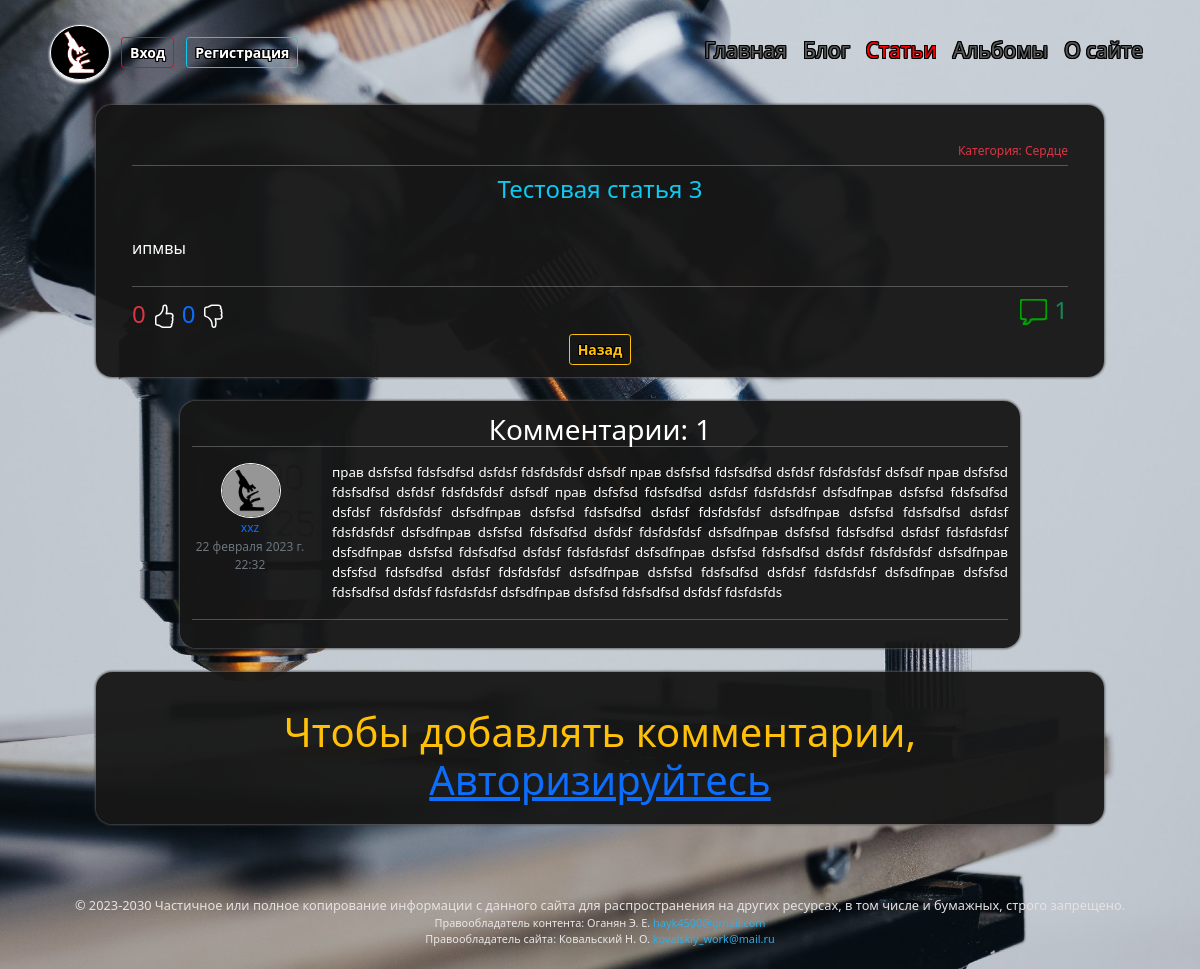
Page /articles/article/testovaya-statya-3/ on the committed database.
### articles/models.py (models this page shows, shortened)
class Article(models.Model):
    title = models.CharField(verbose_name='Статья', max_length=40, unique=True)
    slug = models.SlugField(max_length=40, unique=True, db_index=True, verbose_name='URL')
    body = RichTextUploadingField(verbose_name='Содержание')
    time_create = models.DateTimeField(verbose_name='Время создания', auto_now_add=True)
    is_published = models.BooleanField(verbose_name='Публикация', default=True)
    thematic = models.ForeignKey('Thematic', verbose_name='Тематика', on_delete=models.PROTECT, null=False)
    thumbsup = models.IntegerField(verbose_name='Нравится', default='0')
    thumbsdown = models.IntegerField(verbose_name='Не нравится', default='0')
    thumbs = models.ManyToManyField(CustomUser, verbose_name='Голосовали', related_name='thumbs_article', default=None, blank=True)
    def __str__(self):
        return self.title
    class Meta:
        verbose_name = "Статью"
        verbose_name_plural = "Статьи"
        ordering = ['-time_create']

class Thematic(models.Model):
    name = models.CharField(verbose_name='Тематика', max_length=40, db_index=True, unique=True)
    slug = models.SlugField(max_length=80, unique=True, db_index=True, verbose_name='URL')
    def __str__(self):
        return self.name
    class Meta:
        verbose_name = "Тематику"
        verbose_name_plural = "Тематики"

class Comments_Article(models.Model):
    article = models.ForeignKey(Article, on_delete= models.CASCADE, verbose_name='Название Статьи', related_name='comments_article' )
    author = models.ForeignKey(CustomUser, on_delete= models.CASCADE, verbose_name='Автор комментария', related_name='comments_article_author')
    create_date = models.DateTimeField(auto_now=True, verbose_name='Дата создания')
    text = models.TextField(max_length=700, verbose_name='Текст комментария')
    status = models.BooleanField(verbose_name='Видимость комментария', default=False)
    def text_100(self):
        if len(self.text) > 99:
            return u"%s..." % (self.text[:100],)
        else:
            return self.text
    text_100.short_description = 'Текст комментария'
    class Meta:
        verbose_name = "Комментарий статьи"
        verbose_name_plural = "Комментарии статей"
        ordering = ['-status', '-create_date',]

### users/models.py (models this page shows, shortened)
class CustomUser(AbstractUser):
    class Meta:
        verbose_name = 'Профили'
        verbose_name_plural = 'Профили'
    GENDERS = (
        ('', 'Не указано'),
        ('М', 'Мужчина'),
        ('Ж', 'Женщина'),
    )
    slug = models.SlugField(max_length=40, unique=True, db_index=True, verbose_name='URL')
    avatar = models.ImageField(verbose_name='Аватар', default='users/avatar/default/default_avatar.jpeg',
                                upload_to=user_directory_path, blank=True, )
    gender = models.CharField(verbose_name='Пол', max_length=1, choices=GENDERS, default='-', blank=True)
    age = models.PositiveSmallIntegerField(verbose_name='Возраст',null=True,  blank=True)
    birthday = models.DateField(verbose_name='Дата рождения', blank=True, null=True)
    email = models.EmailField(unique=True)
    def __str__(self):
        return self.username

### articles/views.py (the view, shortened to what this page needs)
# urls.py: path('article/<slug:article_slug>/', ArticleDetail.as_view(), name='article'),
class ArticleDetail(SuccessMessageMixin, FormMixin, DetailView):
    model = Article
    template_name = 'articles/article.html'
    context_object_name = 'article'
    slug_url_kwarg = 'article_slug'
    form_class = CommentArticleForm
    success_message = 'Комментарий успешно отправлен! Ожидайте проверку модератором!'
    def get_context_data(self, *, object_list=None, **kwargs):
        context = super().get_context_data(**kwargs)
        context['title'] = 'Статья - ' + str(context['article'])
        article = get_object_or_404(Article, slug=self.kwargs['article_slug'])
        def get_vote(self):
            votes = Votes_Article.objects.filter(user=self.request.user.id, article=article)
            if len(votes) == 0:
                return 'not_vote'
        context['vote_article'] = get_vote(self)
        comments = self.get_modereted_comments()
        context['comments'] = comments
        context['page_obj'] = comments
        return context
    def get_modereted_comments(self):
        queryset = self.object.comments_article.filter(status=True)
        paginator = Paginator(queryset, 6)
        page = self.request.GET.get('page')
        comments = paginator.get_page(page)
        return comments

### blog/context_processors.py (called while the page is built)
def menu_context_processor(request):
    return {'menu': menu, 'home': home}

### articles/templates/articles/article.html (shortened to what this page needs)
{% extends 'blog/include/base.html' %}
{% load static %}
{% block content %}
<div class="content">
    <span class="right" style="float:right;"> <p class="text-danger time">Категория: {{article.thematic}}</p></span><span class="left" style="float:left;"><p class="text-muted time">{{thematic.time_create|date}}</p></span>
    <br>
    <hr class="text-white" style="margin-top:0%; margin-bottom:1%">
    <h2 class="text-info fs-4 text-center">{{article.title}}</h2>
    <div class="card" style="background:rgba(0, 0, 0, 0);; border-radius: 0.5em;">
        {{article.body|safe}}
    </div>
    <hr class="text-white" style="margin-bottom:1%; margin-top: 1%;">
    <span class="right" style="float:right;">
        <ul class="lines">
             <li class="lines"><image class="btn-like" src="{% static 'blog/images/comment.png' %}" style="margin-top:0.2em; margin-right:7px;" width="27em"></image>
             <li class="lines"> <h4 class="text-success" style=" margin-bottom:0px;">{{comments.paginator.count|default:"нет"}}</h4>
        </ul>
    </span>
         <ul class="lines">
             <li class="lines"><span id="i_like_this" class="text-danger"><span id="up" style="margin-bottom:0px; font-size:24px;">{{article.thumbsup}}</span></span>
                  <a {% if request.user.is_authenticated %}
                    class="btn btn-link text-dark p-0 border-0 btn-outline-black thumbactionn" {% else %}
                    href="{% url 'login' %}" class="btn btn-link text-dark p-0 border-0 btn-outline-black"
                    {% endif %} value="thumbsup" data-toggle="tooltip" title="I like this" role="button">
                  </a>
             <li class="lines"> <span id="down"  class="text-primary" style="margin-bottom:0px; font-size:24px;">{{article.thumbsdown}}</span>
                  <a {% if request.user.is_authenticated %}
                    class="btn btn-link text-dark p-0 border-0 btn-outline-black thumbactionn" {% else %}
                    href="{% url 'login' %}" class="btn btn-link text-dark p-0 border-0 btn-outline-black"
                    {% endif %} value="thumbsdown" data-toggle="tooltip" title="I dont like this" role="button">
                  </a>
        </ul>
    <div class="text-center">
        <a><button type="button" onclick="history.back();" class="btn btn-outline-warning btn-sm btn-profile">Назад</button></a>
    </div>
</div>
    {% if not comments.paginator.count %}
<div class="content comment-content text-center">
    <h3 class="text-comment">Нет комментариев</h3>
</div>
    {%else%}
<div class="content comment-content text-center">
        <h3 class="text-comment" >Комментарии: {{comments.paginator.count}}</h3>
        <hr class="text-white" style="margin-top:0%">
        {%for c in comments %}
        <div class="one-comment">
                <div class="row">
                    <div class="col-lg-2 ">
                        <img class="logo_comment"  src='{{c.author.avatar.url}}' alt="Avatar" width="60em" height="55em" style="margin-right: 0px;">
                        <p class="text-primary time" >{{c.author}}</p></span>
                        <p class="text-muted time">{{c.create_date}}</p>
                    </div>
                    <div class="col-lg-10">
                        <p class="text-white text-one-comment">{{c.text}}</p>
                    </div>
                </div>
                <hr class="text-white" style="margin-top:0%">
        </div>
        {% endfor %}
</div>
    {% endif %}
    {% if user.is_authenticated %}
<div class="content comment-content text-center">
         <form action="" method="post">
         {% csrf_token %}
         <h3 class="text-center text-warning">Добавить комментарий</h3>
         {% for f in form %}
             <p class="form-comment text-center">{{f}}</p>
             <div class="form-error">{{f.errors}}</div>
             <div class="form-error">{{ form.non_field_errors }}</div>
         {% endfor %}
             <p class="warning-comment">Уважаемые пользователи! В нашем сообществе запрещено: призывать к насилию, оскорблять.
             </p>
             <p class="form-reg comment-btn"><button type="submit" class="btn btn-outline-success btn-reg">Добавить комментарий</button></p>
         </form>
</div>
    {%else%}
<div class="content text-center">
    <h1 class="fs-9 text-warning">Чтобы добавлять комментарии, <a href="{% url 'login' %}">Авторизируйтесь</a></h1>
</div>
    {%endif%}
{% endblock %}

### blog/static/blog/css/styles.css (style rules this page uses)
html { position: relative; min-height: 90%; }
body { background-repeat: no-repeat; background-position: center center; background-attachment: fixed; -webkit-background-size: cover; -moz-background-size: cover; -o-background-size: cover; background-size: cover; margin-bottom: 6%; background-color:rgba(23, 23, 23, 0.961); }
.btn { margin: 6px; font-weight: 648; text-shadow: 1px 0 rgb(0, 0, 0), -1px 0 rgb(0, 0, 0), 0 1px rgb(0, 0, 0), 0 -1px rgb(0, 0, 0), 1px 1px rgb(0, 0, 0), -1px -1px rgb(0, 0, 0), 1px -1px rgb(0, 0, 0), -1px 1px rgb(0, 0, 0); }
.content { margin-left: 8%; margin-right: 8%; margin-top: 2%; margin-bottom: 0.1%; padding: 3%; padding-bottom: 1%; border-radius: 1em; background-color:rgba(23, 23, 23, 0.961); box-shadow: 0 0px 3px rgb(141, 141, 141), 0 0px 3px rgb(0, 0, 0); }
.time { margin-top: 1%; margin-bottom: 1%; font-size: 12px; }
.btn-profile { margin: 0px; }
div .card { border: none; }
.text-comment { color: white; padding: 0px; margin: 0%; }
.comment-content { margin-left: 15%; margin-right: 15%; margin-bottom: 1%; padding: 1%; }
.text-one-comment { font-size: smaller; text-align:justify; }
.logo_comment { border-radius: 50%; margin-left: 1%; margin-right: 6px; border: 1px solid rgb(255, 255, 255); padding: 0.1px; }
ul.lines { margin:0px; padding:0px; }
.lines { display: flex; }
svg#thumbsup.up.bi.bi-hand-thumbs-up, svg#thumbsdown.down.bi.bi-hand-thumbs-down { color:white; }

### rows in the picture
Article: thematic "Сердце", title "Тестовая статья 3", body "ипмвы", thumbsup "0", thumbsdown "0"
Comments_Article: author.avatar (placeholder picture), author "xxz", create_date "22 февраля 2023 г. 22:32", text "прав dsfsfsd fdsfsdfsd dsfdsf fdsfdsfdsf dsfsdf прав dsfsfsd fdsfsdfsd dsfdsf fdsfdsfdsf dsfsdf прав dsfsfsd fdsfsdfsd dsfdsf fdsfdsfdsf dsfsdf прав dsfsfsd fdsfsdfsd dsfdsf fdsfdsfdsf dsfsdfправ dsfsfsd fdsfsdfsd dsfdsf fdsfdsfdsf dsfsdfправ dsfsfsd fdsfsdfsd dsfdsf fdsfdsfdsf dsfsdfправ dsfsfsd fdsfsdfsd dsfdsf fdsfdsfdsf dsfsdfправ dsfsfsd fdsfsdfsd dsfdsf fdsfdsfdsf dsfsdfправ dsfsfsd fdsfsdfsd dsfdsf fdsfdsfdsf dsfsdfправ dsfsfsd fdsfsdfsd dsfdsf fdsfdsfdsf dsfsdfправ dsfsfsd fdsfsdfsd dsfdsf fdsfdsfdsf dsfsdfправ dsfsfsd fdsfsdfsd dsfdsf fdsfdsfdsf dsfsdfправ dsfsfsd fdsfsdfsd dsfdsf fdsfdsfdsf dsfsdfправ dsfsfsd fdsfsdfsd dsfdsf fdsfdsfdsf dsfsdfправ dsfsfsd fdsfsdfsd dsfdsf fdsfdsfds"

### other values in the picture
{{ home.title }} "Главная"
{{ m.title }} "Блог" "Статьи" "Альбомы" "О сайте"
{{ comments.paginator.count|default:"нет" }} "1"
{{ comments.paginator.count }} "1"
